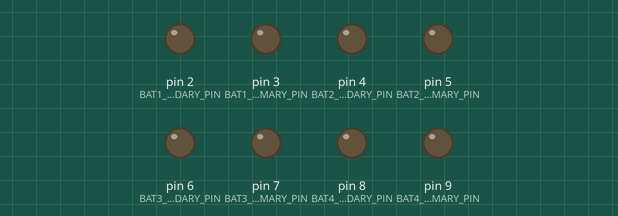
The sketch below on a simulated Arduino Uno, built with avr-gcc and run on an emulated ATmega328P. On the bench: output pins drawn as LEDs (lit = HIGH). What the sketch prints to the serial monitor is not drawn.

Above: at 1.9 s.
Timing chart, 0 to 3.4 s (numbered marks = the images above):
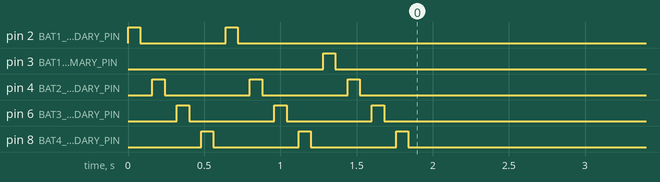

The sketch:

Bedinino_timedbatteryswitcher.ino
```cpp
//
// Bedinino
//
// You need:
//  - Arduino UNO.
//  - 4x Latching relay SPDT 8A 5V. Ebay: http://www.ebay.es/itm/171178593872?ssPageName=STRK:MEWNX:IT&_trksid=p3984.m1497.l2649
//
// v1.00, by J.A.Peral 23/jun/2014
// Bitcoin donations accepted: 18hzkF2NgSPJAuPmpm9ZvVHRnnMsQypm5Z
//

#define BATTERIES_SWAP_TIME    300000  // 5 minutes = 5*60*1000 = 300000ms

#define BAT1_R_SECONDARY_PIN   2
#define BAT1_S_PRIMARY_PIN     3
#define BAT2_R_SECONDARY_PIN   4
#define BAT2_S_PRIMARY_PIN     5
#define BAT3_R_SECONDARY_PIN   6
#define BAT3_S_PRIMARY_PIN     7
#define BAT4_R_SECONDARY_PIN   8
#define BAT4_S_PRIMARY_PIN     9

//

#define PRIMARY                0
#define SECONDARY              1

#define BAT1                   1
#define BAT2                   2
#define BAT3                   3
#define BAT4                   4

#define PRIMARY_NONE_SET       0
#define PRIMARY_NONE_STAY      1
#define PRIMARY_1_SET          2
#define PRIMARY_1_STAY         3
#define PRIMARY_2_SET          4
#define PRIMARY_2_STAY         5
#define PRIMARY_3_SET          6
#define PRIMARY_3_STAY         7
#define PRIMARY_4_SET          8
#define PRIMARY_4_STAY         9

unsigned long switchtimer=0;
unsigned long serialflush=0;
unsigned char batteries_state=0;

void BatSet(unsigned char battery, unsigned char side);
void PrimaryNoneSet(void);

void setup(){
    Serial.begin(9600);

    pinMode(BAT1_R_SECONDARY_PIN, OUTPUT);
    pinMode(BAT1_S_PRIMARY_PIN, OUTPUT);
    pinMode(BAT2_R_SECONDARY_PIN, OUTPUT);
    pinMode(BAT2_S_PRIMARY_PIN, OUTPUT);
    pinMode(BAT3_R_SECONDARY_PIN, OUTPUT);
    pinMode(BAT3_S_PRIMARY_PIN, OUTPUT);
    pinMode(BAT4_R_SECONDARY_PIN, OUTPUT);
    pinMode(BAT4_S_PRIMARY_PIN, OUTPUT);
}

void loop(){

  switch(batteries_state){
    default:
    case PRIMARY_NONE_SET:
      PrimaryNoneSet();
      batteries_state=PRIMARY_NONE_STAY;
      break;
    case PRIMARY_NONE_STAY:
      batteries_state=PRIMARY_1_SET;
      break;

    case PRIMARY_1_SET:
      PrimaryNoneSet();
      Serial.println("Primary_1_SET");
      BatSet(BAT1, PRIMARY);
      BatSet(BAT2, SECONDARY);
      BatSet(BAT3, SECONDARY);
      BatSet(BAT4, SECONDARY);
      batteries_state=PRIMARY_1_STAY;
      break;
    case PRIMARY_1_STAY:
      if(millis()-switchtimer>BATTERIES_SWAP_TIME){
        switchtimer=millis();
        batteries_state=PRIMARY_2_SET;
      }
      break;

    case PRIMARY_2_SET:
      PrimaryNoneSet();
      Serial.println("Primary_2_SET");
      BatSet(BAT1, SECONDARY);
      BatSet(BAT2, PRIMARY);
      BatSet(BAT3, SECONDARY);
      BatSet(BAT4, SECONDARY);
      batteries_state=PRIMARY_2_STAY;
      break;
    case PRIMARY_2_STAY:
      if(millis()-switchtimer>BATTERIES_SWAP_TIME){
        switchtimer=millis();
        batteries_state=PRIMARY_3_SET;
      }
      break;

    case PRIMARY_3_SET:
      PrimaryNoneSet();
      Serial.println("Primary_3_SET");
      BatSet(BAT1, SECONDARY);
      BatSet(BAT2, SECONDARY);
      BatSet(BAT3, PRIMARY);
      BatSet(BAT4, SECONDARY);
      batteries_state=PRIMARY_3_STAY;
      break;
    case PRIMARY_3_STAY:
      if(millis()-switchtimer>BATTERIES_SWAP_TIME){
        switchtimer=millis();
        batteries_state=PRIMARY_4_SET;
      }
      break;

    case PRIMARY_4_SET:
      PrimaryNoneSet();
      Serial.println("Primary_4_SET");
      BatSet(BAT1, SECONDARY);
      BatSet(BAT2, SECONDARY);
      BatSet(BAT3, SECONDARY);
      BatSet(BAT4, PRIMARY);
      batteries_state=PRIMARY_4_STAY;
      break;
    case PRIMARY_4_STAY:
      if(millis()-switchtimer>BATTERIES_SWAP_TIME){
        switchtimer=millis();
        batteries_state=PRIMARY_1_SET;
      }
      break;
  }

  if(millis()-serialflush>1000){
    serialflush=millis();
  }

}

void BatSet(unsigned char battery, unsigned char side){

  int pin;

  if (side==PRIMARY){
    if(battery == BAT1)  pin=BAT1_S_PRIMARY_PIN;
    if(battery == BAT2)  pin=BAT2_S_PRIMARY_PIN;
    if(battery == BAT3)  pin=BAT3_S_PRIMARY_PIN;
    if(battery == BAT4)  pin=BAT4_S_PRIMARY_PIN;
  }else{
    if(battery == BAT1)  pin=BAT1_R_SECONDARY_PIN;
    if(battery == BAT2)  pin=BAT2_R_SECONDARY_PIN;
    if(battery == BAT3)  pin=BAT3_R_SECONDARY_PIN;
    if(battery == BAT4)  pin=BAT4_R_SECONDARY_PIN;
  }
  digitalWrite(pin, HIGH);
  delay(80);
  digitalWrite(pin, LOW);
  delay(80);
}

void PrimaryNoneSet(void){
   Serial.println("Primary_None_SET");
   BatSet(BAT1, SECONDARY);
   BatSet(BAT2, SECONDARY);
   BatSet(BAT3, SECONDARY);
   BatSet(BAT4, SECONDARY);
}
```

Measured:
- by itself, pin 2 (BAT1_R_SECONDARY_PIN): alternates HIGH for 0.08 s and LOW for 0.56 s, 4 changes in all, then stays LOW
- by itself, pin 3 (BAT1_S_PRIMARY_PIN): LOW → HIGH at 1.3 s, → LOW 0.08 s later
- by itself, pin 4 (BAT2_R_SECONDARY_PIN), pin 6 (BAT3_R_SECONDARY_PIN), pin 8 (BAT4_R_SECONDARY_PIN): alternates HIGH for 0.08 s and LOW for 0.56 s, 6 changes in all, then stays LOW
